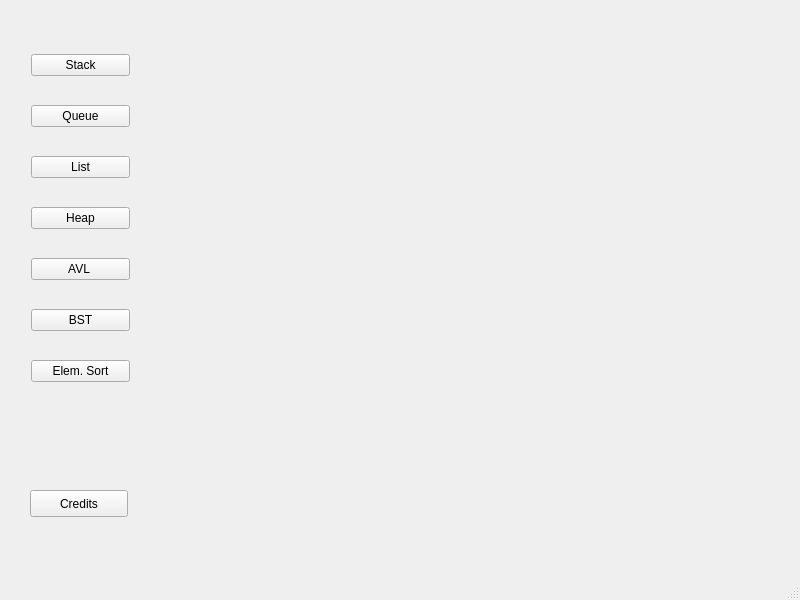
<?xml version="1.0" encoding="UTF-8"?>
<ui version="4.0">
 <class>MainWindow</class>
 <widget class="QMainWindow" name="MainWindow">
  <property name="geometry">
   <rect>
    <x>0</x>
    <y>0</y>
    <width>800</width>
    <height>600</height>
   </rect>
  </property>
  <property name="windowTitle">
   <string>MainWindow</string>
  </property>
  <widget class="QWidget" name="centralwidget">
   <widget class="QPushButton" name="Credit">
    <property name="geometry">
     <rect>
      <x>30</x>
      <y>490</y>
      <width>98</width>
      <height>27</height>
     </rect>
    </property>
    <property name="text">
     <string>Credits</string>
    </property>
   </widget>
   <widget class="QWidget" name="layoutWidget">
    <property name="geometry">
     <rect>
      <x>20</x>
      <y>20</y>
      <width>121</width>
      <height>401</height>
     </rect>
    </property>
    <layout class="QVBoxLayout" name="verticalLayout">
     <item>
      <widget class="QPushButton" name="pushButton">
       <property name="text">
        <string>Stack</string>
       </property>
      </widget>
     </item>
     <item>
      <widget class="QPushButton" name="pushButton_2">
       <property name="text">
        <string>Queue</string>
       </property>
      </widget>
     </item>
     <item>
      <widget class="QPushButton" name="pushButton_3">
       <property name="text">
        <string>List</string>
       </property>
      </widget>
     </item>
     <item>
      <widget class="QPushButton" name="pushButton_5">
       <property name="text">
        <string>Heap</string>
       </property>
      </widget>
     </item>
     <item>
      <widget class="QPushButton" name="pushButton_6">
       <property name="text">
        <string>AVL </string>
       </property>
      </widget>
     </item>
     <item>
      <widget class="QPushButton" name="pushButton_4">
       <property name="text">
        <string>BST</string>
       </property>
      </widget>
     </item>
     <item>
      <widget class="QPushButton" name="pushButton_7">
       <property name="text">
        <string>Elem. Sort</string>
       </property>
      </widget>
     </item>
    </layout>
   </widget>
  </widget>
  <widget class="QMenuBar" name="menubar">
   <property name="geometry">
    <rect>
     <x>0</x>
     <y>0</y>
     <width>800</width>
     <height>25</height>
    </rect>
   </property>
  </widget>
  <widget class="QStatusBar" name="statusbar"/>
 </widget>
 <layoutdefault spacing="6" margin="11"/>
 <resources/>
 <connections/>
</ui>
